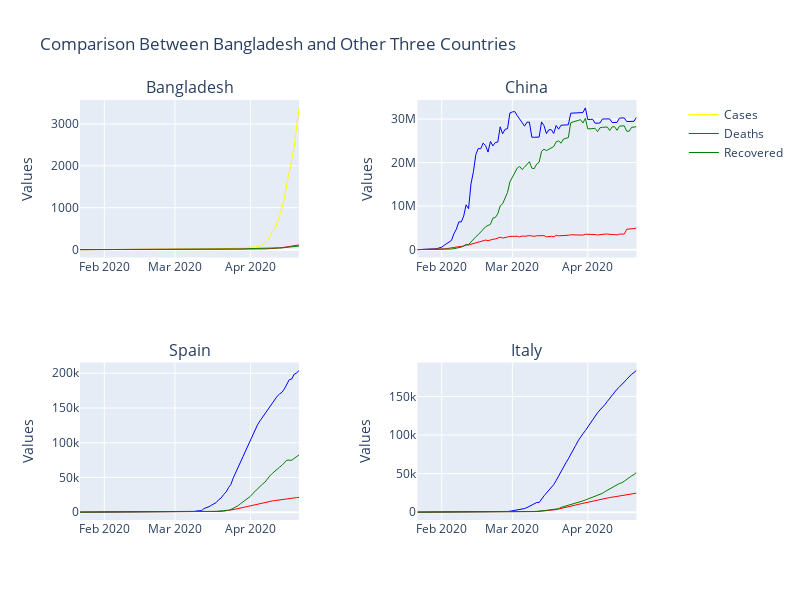

The notebook cell saved with this chart:
### Code cell
from plotly.subplots import make_subplots

#subplotting the graphs of different countries
fig3 = make_subplots(rows = 2, cols = 2, specs = [[{"secondary_y":True}, {"secondary_y":True}], [{"secondary_y":True}, {"secondary_y":True}]], subplot_titles=("Bangladesh", "China", "Spain", "Italy"))

fig3.add_trace(go.Scatter(x = bd_cases['Date'], y = bd_cases['Cases'], name = "Cases", line = dict(color = 'yellow', width = 1), marker = dict(color = bd_cases['Cases'], coloraxis = "coloraxis")), 1, 1)
fig3.add_trace(go.Scatter(x = bd_deaths['Date'], y = bd_deaths['Deaths'], name = "Deaths", line = dict(color = 'red', width = 1), marker = dict(color = bd_deaths['Deaths'], coloraxis = "coloraxis")), 1, 1)
fig3.add_trace(go.Scatter(x = bd_recovered['Date'], y = bd_recovered['Recovered'], name = "Recovered", line = dict(color = 'green', width = 1), marker = dict(color = bd_recovered['Recovered'], coloraxis = "coloraxis")), 1, 1)

fig3.add_trace(go.Scatter(x = USA_cases['Date'], y = USA_cases['Cases'], name = "Cases", showlegend = False, line = dict(color = 'blue', width = 1), marker = dict(color = USA_cases['Cases'], coloraxis = "coloraxis")), 1, 2)
fig3.add_trace(go.Scatter(x = USA_deaths['Date'], y = USA_deaths['Deaths'], name = "Deaths", showlegend = False, line = dict(color = 'red', width = 1), marker = dict(color = USA_deaths['Deaths'], coloraxis = "coloraxis")), 1, 2)
fig3.add_trace(go.Scatter(x = USA_recovered['Date'], y = USA_recovered['Recovered'], name = "Recovered", showlegend = False, line = dict(color = 'green', width = 1), marker = dict(color = USA_recovered['Recovered'], coloraxis = "coloraxis")), 1, 2)

fig3.add_trace(go.Scatter(x = Spain_cases['Date'], y = Spain_cases['Cases'], name = "Cases", showlegend = False, line = dict(color = 'blue', width = 1), marker = dict(color = Spain_cases['Cases'], coloraxis = "coloraxis")), 2, 1)
fig3.add_trace(go.Scatter(x = Spain_deaths['Date'], y = Spain_deaths['Deaths'], name = "Deaths", showlegend = False, line = dict(color = 'red', width = 1), marker = dict(color = Spain_deaths['Deaths'], coloraxis = "coloraxis")), 2, 1)
fig3.add_trace(go.Scatter(x = Spain_recovered['Date'], y = Spain_recovered['Recovered'], name = "Recovered", showlegend = False, line = dict(color = 'green', width = 1), marker = dict(color = Spain_recovered['Recovered'], coloraxis = "coloraxis")), 2, 1)

fig3.add_trace(go.Scatter(x = Italy_cases['Date'], y = Italy_cases['Cases'], name = "Cases", showlegend = False, line = dict(color = 'blue', width = 1), marker = dict(color = Italy_cases['Cases'], coloraxis = "coloraxis")), 2, 2)
fig3.add_trace(go.Scatter(x = Italy_deaths['Date'], y = Italy_deaths['Deaths'], name = "Deaths", showlegend = False, line = dict(color = 'red', width = 1), marker = dict(color = Italy_deaths['Deaths'], coloraxis = "coloraxis")), 2, 2)
fig3.add_trace(go.Scatter(x = Italy_recovered['Date'], y = Italy_recovered['Recovered'], name = "Recovered", showlegend = False, line = dict(color = 'green', width = 1), marker = dict(color = Italy_recovered['Recovered'], coloraxis = "coloraxis")), 2, 2)

fig3.update_layout(coloraxis = dict(colorscale = 'Bluered_r'), showlegend = True, title_text = "Comparison Between Bangladesh and Other Three Countries", height = 600, width = 800)

fig3.update_yaxes(title_text = "Values", row = 1, col = 1)
fig3.update_yaxes(title_text = "Values", row = 1, col = 2)
fig3.update_yaxes(title_text = "Values", row = 2, col = 1)
fig3.update_yaxes(title_text = "Values", row = 2, col = 2)

fig3.show()
